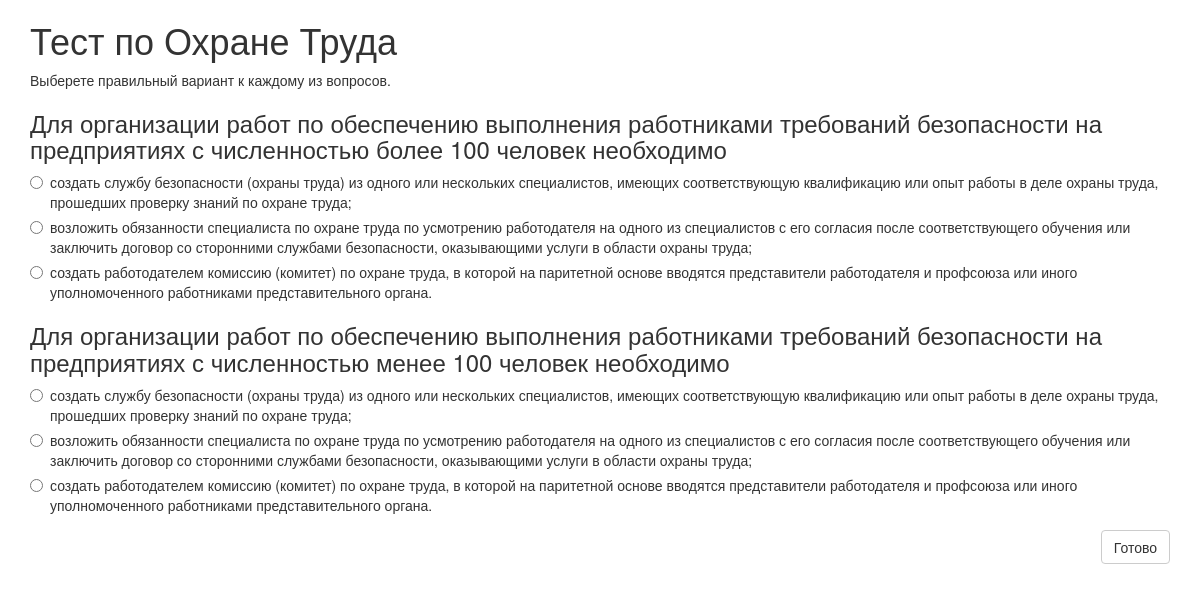
The page /polls/ (signed in) on the database its author committed.
### polls/models.py (models this page shows)
class Question(models.Model):
    question_text = models.CharField(max_length=200)
    pub_date = models.DateTimeField('date published')
    answer1_text = models.TextField(default="")
    answer2_text = models.TextField(default="")
    answer3_text = models.TextField(default="")
    answer4_text = models.TextField(default="")
    correct = models.IntegerField(default=1)

### polls/views.py (the view, shortened to what this page needs)
@login_required
def index(request):
    latest_question_list = Question.objects.all()
    if request.method == 'GET':
        form = PostForm
    context = {'latest_question_list': latest_question_list, 'form': form}
    return render(request, 'index.html', context)

### polls/templates/index.html (shortened to what this page needs)
{% extends "base.html" %}
{% block content %}
<div class="container">
    <h1>Тест по Охране Труда</h1>
    <p>Выберете правильный вариант к каждому из вопросов.</p>
    <form method="post">
        {% for question in latest_question_list %}
        <div class="form-group">
            <h3>{{ question.question_text }}</h3>
            <div class="radio">
                <label>
                    <input type="radio" name="question{{ question.id }}" value="1">
                    {{ question.answer1_text }}
                </label>
            </div>
            <div class="radio">
                <label>
                    <input type="radio" name="question{{ question.id }}" value="2">
                    {{ question.answer2_text }}
                </label>
            </div>
            <div class="radio">
                <label>
                    <input type="radio" name="question{{ question.id }}" value="3">
                    {{ question.answer3_text }}
                </label>
            </div>
        </div>
        {% endfor %}
        <p class="text-right">
            <input type="submit" value="Готово" class="btn btn-default" />
        </p>
    </form>
</div>
{% endblock %}

### polls/templates/base.html (shortened to what this page needs)
<head>
    <link rel="stylesheet" href="https://maxcdn.bootstrapcdn.com/bootstrap/3.3.7/css/bootstrap.min.css">
</head>
<body>
    {% block content %}{% endblock %}
</body>

### rows shown on the page
Question: question_text "Для организации работ по обеспечению выполнения работниками требований безопасности на предприятиях с численностью более 100 человек необходимо", answer1_text "создать службу безопасности (охраны труда) из одного или нескольких специалистов, имеющих соответствующую квалификацию или опыт работы в деле охраны труда, прошедших проверку знаний по охране труда;", answer2_text "возложить обязанности специалиста по охране труда по усмотрению работодателя на одного из специалистов с его согласия после соответствующего обучения или заключить договор со сторонними службами безопасности, оказывающими услуги в области охраны труда;", answer3_text "создать работодателем комиссию (комитет) по охране труда, в которой на паритетной основе вводятся представители работодателя и профсоюза или иного уполномоченного работниками представительного органа."
Question: question_text "Для организации работ по обеспечению выполнения работниками требований безопасности на предприятиях с численностью менее 100 человек необходимо", answer1_text "создать службу безопасности (охраны труда) из одного или нескольких специалистов, имеющих соответствующую квалификацию или опыт работы в деле охраны труда, прошедших проверку знаний по охране труда;", answer2_text "возложить обязанности специалиста по охране труда по усмотрению работодателя на одного из специалистов с его согласия после соответствующего обучения или заключить договор со сторонними службами безопасности, оказывающими услуги в области охраны труда;", answer3_text "создать работодателем комиссию (комитет) по охране труда, в которой на паритетной основе вводятся представители работодателя и профсоюза или иного уполномоченного работниками представительного органа."
